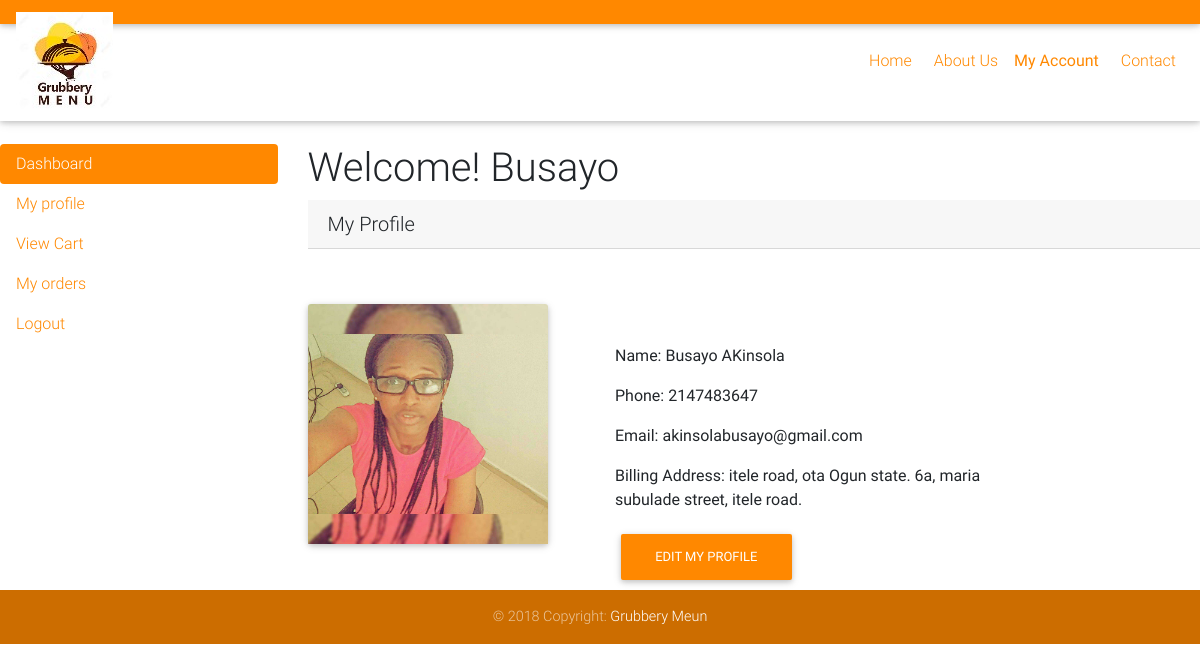
The page /user/profile.php (signed in) on the database its author committed.
### tables this page shows
CREATE TABLE IF NOT EXISTS `user` (
  `id` int(200) NOT NULL AUTO_INCREMENT,
  `firstname` varchar(200) NOT NULL,
  `lastname` varchar(200) NOT NULL,
  `email` varchar(200) NOT NULL,
  `phone` int(12) NOT NULL,
  `address` text NOT NULL,
  `password` text NOT NULL,
  `profile_pics` text NOT NULL,
  PRIMARY KEY (`id`),
  UNIQUE KEY `id` (`id`)
);

### user/session.php (called while the page is built, shortened)
<?php
   include('connect.php');
   $user_check = $_SESSION['login_user'];
   $user_id = $_SESSION['login_id'];
   $ses_sql = mysqli_query($link,"select * from user where email = '$user_check' and id= '$user_id' ");
   $row = mysqli_fetch_array($ses_sql,MYSQLI_ASSOC);
   $login_session = $row['email'];
   $login_firstname = $row['firstname'];
   $login_Lastname = $row['lastname'];
   $login_image = $row['profile_pics'];
   $login_phone = $row['phone'];
   $login_Address = $row['address'];
?>

### user/profile.php (the view, shortened to what this page needs)
<!DOCTYPE html>
<html>
<head>
    <?php
    include('session.php');
?>
    <link rel="stylesheet" href="css/bootstrap.min.css" />
    <link rel="stylesheet" href="css/bootstrap.css" />
    <link rel="stylesheet" href="css/mdb.css" />
    <link rel="stylesheet" href="css/mdb.lite.css" />
    <link rel="stylesheet" href="css/mdb.lite.min.css" />
    <link rel="stylesheet" href="css/mdb.min.css" />
    <link rel="stylesheet" href="css/style.css" />
    <link rel="stylesheet" href="css/style.min.css" />
    <link rel="stylesheet" href="css/modules/animations-extended.css" />
    <link rel="stylesheet" href="css/modules/animations-extended.min.css" />
</head>
<body>
    <header>
        <div class="container-fluid fixed-top">
            <nav class="navbar fixed-top navbar-expand-lg scrolling-navbar bg-warning" style="height: 15px; color: white;">
              </nav>
        <nav class="navbar fixed-top navbar-expand-lg scrolling-navbar ">
          <div class="breadcrumb-dn mr-auto">
              <img src="images/logo.jpg" class="float-left" alt="...">
          </div>
          <ul class="nav navbar-nav nav-flex-icons ml-auto">
            <li class="nav-item">
              <a class="nav-link text-warning" href="../index.php"><i class="fa fa-envelope"></i> <span class="clearfix d-none d-sm-inline-block">Home</span></a>
            </li>
            <li class="nav-item">
              <a class="nav-link text-warning" href="../about.php"><i class="fa fa-comments-o"></i> <span class="clearfix d-none d-sm-inline-block">About Us</span></a>
            </li>
            <li class="nav-item dropdown">
              <a class="nav-link dropdown-item text-warning" href="#" id="navbarDropdownMenuLink" data-toggle="dropdown"
                aria-haspopup="true" aria-expanded="false">
                My Account
              </a>
            </li>
             <li class="nav-item">
              <a class="nav-link text-warning" href="../contact.php"><i class="fa fa-user"></i> <span class="clearfix d-none d-sm-inline-block">Contact</span></a>
            </li>
          </ul>
        </nav>
        </div>
      </header>
    <section>
        <div class="row">
        <div class="col-3 ">
              <div class="nav flex-column nav-pills" id="v-pills-tab" role="tablist" aria-orientation="vertical">
                  <br><br><br><br><br><br> <a class="nav-link active bg-warning" id="v-pills-home-tab" data-toggle="pill" href="dashboard.php" role="tab"
                  aria-controls="v-pills-home" aria-selected="true">Dashboard</a>
                <a class="nav-link text-warning" id="v-pills-profile-tab" data-toggle="pill" href="profile.php" role="tab"
                  aria-controls="v-pills-profile" aria-selected="false">My profile</a>
                <a class="nav-link text-warning" id="v-pills-messages-tab" data-toggle="pill" href="view_cart.php" role="tab"
                  aria-controls="v-pills-messages" aria-selected="false">View Cart</a>
                <a class="nav-link text-warning" id="v-pills-settings-tab" data-toggle="pill" href="orders.php" role="tab"
                  aria-controls="v-pills-settings" aria-selected="false">My orders</a>
                  <a class="nav-link text-warning" id="v-pills-settings-tab" data-toggle="pill" href="logout.php" role="tab"
                  aria-controls="v-pills-settings" aria-selected="false">Logout</a>
              </div>
            </div>
            <div class="col-sm-9">
                <br><br><br><br><br><br>
                <h1>Welcome! <?php echo $login_firstname; ?></h1>
            <h5 class="card-header">My Profile</h5>
          </div>
          <div class="col-sm-3"></div>
          <div class="col-sm-3">
          <div class="card text-center" style="width: 15rem; margin-top: -40px">
                                        <img class="card-img-top" src="upload/<?php echo $login_image;?>" alt="Card image cap">
                                      </div>
                                      </div>
                                      <div class="col-sm-4">
                                        <p><b>Name: <?php echo $login_firstname." ".$login_Lastname; ?></b></p>
                                        <p><b>Phone: <?php echo $login_phone; ?></b></p>
                                        <p><b>Email: <?php echo $login_session; ?></b></p>
                                        <p><b>Billing Address: <?php echo $login_Address; ?></b></p>
                                        <a href="edit_profile.php" class="btn btn-warning" style="margin-bottom:10px;">Edit My Profile</a>
                                          </div>
        </div>
    </section>
<footer class="page-footer font-small bg-warning">
        <div class="footer-copyright text-center py-3">© 2018 Copyright:
          <a href=""> Grubbery Meun</a>
        </div>
      </footer>
</body>
</html>

### rows shown on the page
user: firstname "Busayo", profile_pics (picture), lastname "AKinsola", phone "2147483647", email "akinsolabusayo@gmail.com", address "itele road, ota Ogun state. 6a, maria subulade street, itele road."
